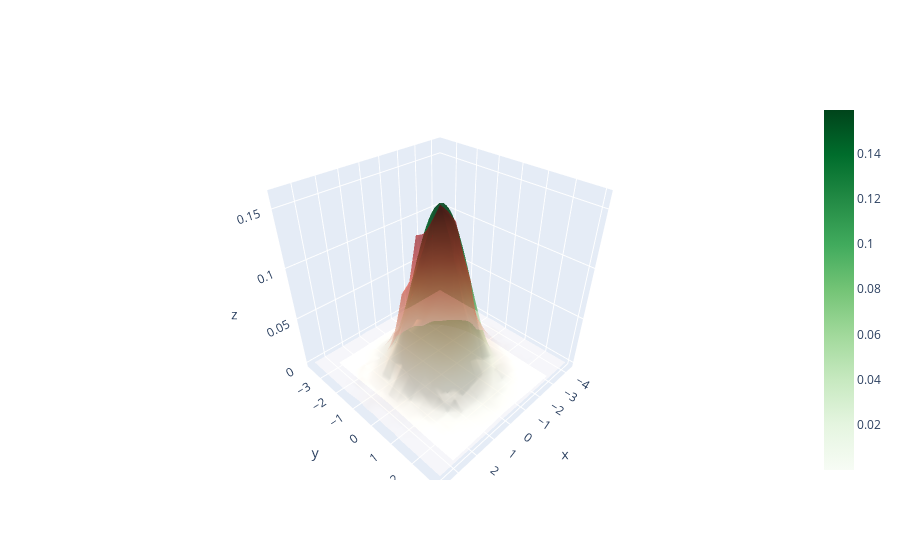

The cell this chart's notebook holds for it:
### Markdown cell above
On remarque qu'on génère bien une gaussienne en 2D à l'aide de la méthode de Box-Muller. Néanmoins, c'est une méthode plus couteuse en temps.

### Code cell
from scipy.stats import multivariate_normal
norm_2d = multivariate_normal([0,0],np.identity(2))
x,y=np.mgrid[-3:3:.1, -3:3:.1]
z= np.dstack((x, y))

fig = go.Figure(data=[go.Surface(z=norm_2d.pdf(z), x=x, y=y,opacity=0.7,colorscale="Greens"),go.Surface(z=h, x=x1, y=y1, opacity=0.4,colorscale='Reds',showscale=False)])
fig.write_image("Image3.png")
fig.show()

### Figure 1 — Plotly figure (JSON) as saved in the notebook; plotly's stock layout.template omitted (floating-point values rounded to 4 significant figures; data arrays with more than 128 entries replaced by an {"elided": "..."} marker saying what was removed)
{"data": [{"colorscale": [[0, "rgb(247,252,245)"], [0.125, "rgb(229,245,224)"], [0.25, "rgb(199,233,192)"], [0.375, "rgb(161,217,155)"], [0.5, "rgb(116,196,118)"], [0.625, "rgb(65,171,93)"], [0.75, "rgb(35,139,69)"], [0.875, "rgb(0,109,44)"], [1, "rgb(0,68,27)"]], "opacity": 0.7, "type": "surface", "x": {"elided": "60x60 float values"}, "y": {"elided": "60x60 float values"}, "z": {"elided": "60x60 float values"}}, {"colorscale": [[0, "rgb(255,245,240)"], [0.125, "rgb(254,224,210)"], [0.25, "rgb(252,187,161)"], [0.375, "rgb(252,146,114)"], [0.5, "rgb(251,106,74)"], [0.625, "rgb(239,59,44)"], [0.75, "rgb(203,24,29)"], [0.875, "rgb(165,15,21)"], [1, "rgb(103,0,13)"]], "opacity": 0.4, "showscale": false, "type": "surface", "x": [-4.293, -3.874, -3.455, -3.036, -2.617, -2.198, -1.779, -1.361, -0.9415, -0.5225, -0.1035, 0.3155, 0.7345, 1.153, 1.572, 1.991, 2.41, 2.829, 3.248, 3.667, 4.086], "y": [-3.662, -3.312, -2.962, -2.612, -2.262, -1.912, -1.562, -1.212, -0.8624, -0.5124, -0.1624, 0.1875, 0.5375, 0.8874, 1.237, 1.587, 1.937, 2.287, 2.637, 2.987, 3.337], "z": {"elided": "20x20 float values"}}], "layout": {}}
